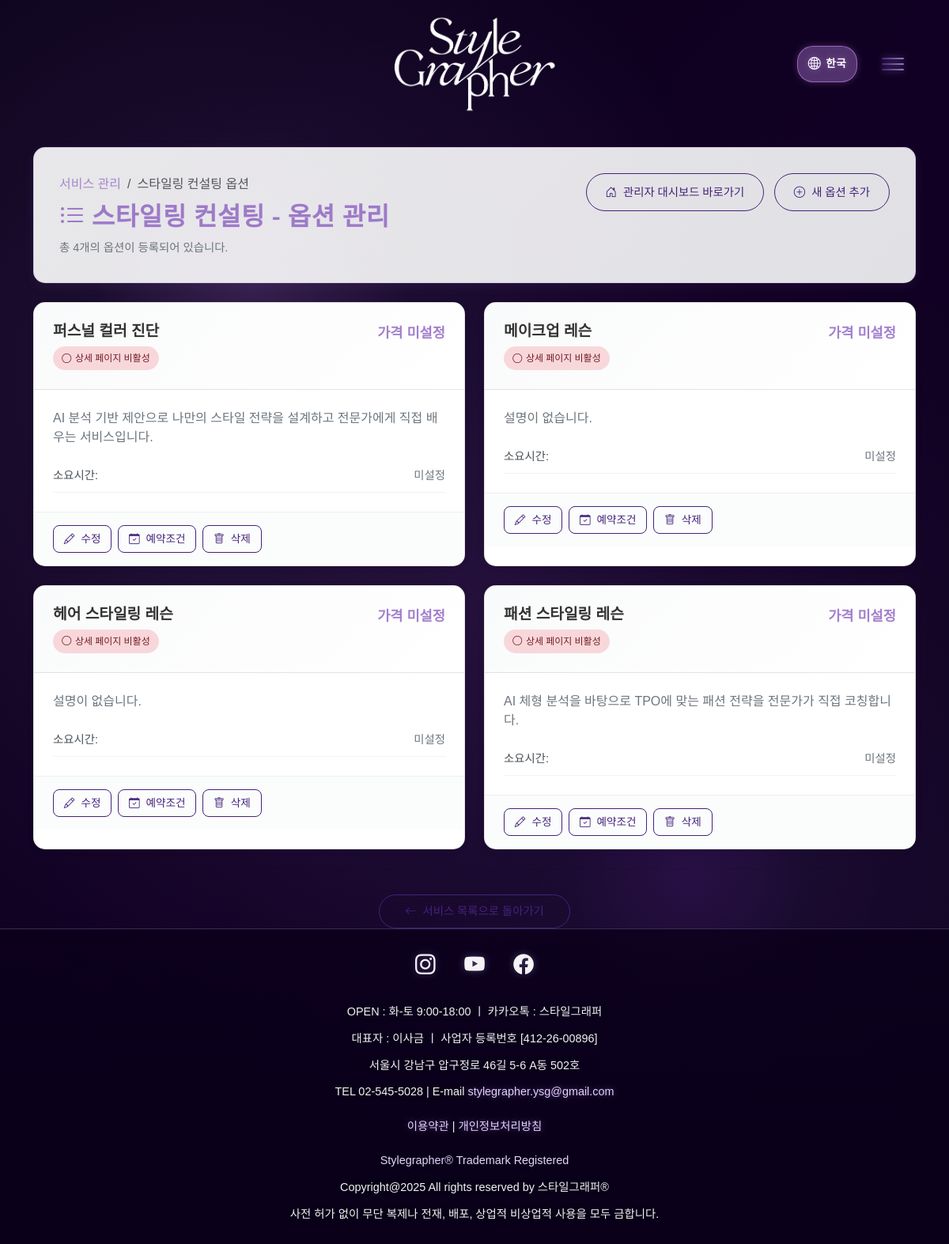
/admin/services/2/options (signed in), run on the app's committed database.
### models.py (models this page shows)
class Service(db.Model):
    id = db.Column(db.Integer, primary_key=True)
    name = db.Column(db.String(100), nullable=False)
    description = db.Column(db.Text, nullable=False)
    category = db.Column(db.String(50))
    details = db.Column(db.Text)  # JSON 형식으로 저장
    packages = db.Column(db.Text)  # JSON 형식으로 저장

class ServiceOption(db.Model):
    id = db.Column(db.Integer, primary_key=True)
    service_id = db.Column(db.Integer, db.ForeignKey('service.id'), nullable=False)
    name = db.Column(db.String(100), nullable=False)
    description = db.Column(db.Text)  # 기본 설명 - index page 카드에 표시
    detailed_description = db.Column(db.Text)  # 상세 설명 - 서비스 상세 페이지에 표시
    details = db.Column(db.Text)  # JSON 형식으로 저장 (상세 내용 리스트)
    packages = db.Column(db.Text)  # JSON 형식으로 저장 (패키지 및 가격 정보)
    booking_method = db.Column(db.Text)  # 예약 방법
    payment_info = db.Column(db.Text)  # 제작비 결제 방식
    guide_info = db.Column(db.Text)  # 안내 사항
    refund_policy = db.Column(db.Text)  # 예약 변경 및 환불 규정 (구 버전 호환용)
    refund_policy_text = db.Column(db.Text)  # 환불 규정 기본 안내
    refund_policy_table = db.Column(db.Text)  # 환불 규정 테이블 데이터
    overtime_charge_table = db.Column(db.Text)  # 시간외 업차지 테이블 데이터
    service = db.relationship('Service', backref=db.backref('options', lazy=True, cascade="all, delete-orphan"))

### routes/admin.py (the view)
@admin.route('/services/<int:service_id>/options')
@login_required
def list_options(service_id):
    service = Service.query.get_or_404(service_id)
    return render_template('admin/options.html', service=service)

### models.py (called while the page is built)
    @classmethod
    def get_current_settings(cls):
        settings = cls.query.first()
        return settings

    def get_main_color_rgb(self):
        return f"{self.main_color_r}, {self.main_color_g}, {self.main_color_b}"

    def get_sub_color_rgb(self):
        return f"{self.sub_color_r}, {self.sub_color_g}, {self.sub_color_b}"

    def get_background_color_rgb(self):
        return f"{self.background_color_r}, {self.background_color_g}, {self.background_color_b}"

    def get_main_color_hex(self):
        return f"#{self.main_color_r:02x}{self.main_color_g:02x}{self.main_color_b:02x}"

    def get_sub_color_hex(self):
        return f"#{self.sub_color_r:02x}{self.sub_color_g:02x}{self.sub_color_b:02x}"

    def get_background_color_hex(self):
        return f"#{self.background_color_r:02x}{self.background_color_g:02x}{self.background_color_b:02x}"

### utils/security.py (called while the page is built)
def add_security_headers(response):
    response.headers['X-Content-Type-Options'] = 'nosniff'
    response.headers['X-Frame-Options'] = 'DENY'
    response.headers['X-XSS-Protection'] = '1; mode=block'
    response.headers['Strict-Transport-Security'] = 'max-age=31536000; includeSubDomains'
    response.headers['Referrer-Policy'] = 'strict-origin-when-cross-origin'
    response.headers['Permissions-Policy'] = 'geolocation=(), microphone=(), camera=()'
    response.headers['Content-Security-Policy'] = "default-src 'self'; script-src 'self' 'unsafe-inline' 'unsafe-eval' https://cdn.jsdelivr.net https://ajax.googleapis.com; style-src 'self' 'unsafe-inline' https://fonts.googleapis.com https://cdn.jsdelivr.net; font-src 'self' https://fonts.gstatic.com https://cdn.jsdelivr.net; img-src 'self' data: https:; connect-src 'self'"
    return response

def is_suspicious_request():
    client_ip = get_client_ip()
    user_agent = request.headers.get('User-Agent', '').lower()
    path = request.path.lower()
    if client_ip in BLOCKED_IPS:
        return True, f"Blocked IP: {client_ip}"
    for suspicious_path in SUSPICIOUS_PATHS:
        if suspicious_path in path:
            return True, f"Suspicious path: {path}"
    for suspicious_ua in SUSPICIOUS_USER_AGENTS:
        if suspicious_ua in user_agent:
            return True, f"Suspicious User-Agent: {user_agent}"
    if not user_agent:
        return True, "Empty User-Agent"
    return False, None

### templates/admin/options.html (shortened to what this page needs)
{% extends "base.html" %}
{% block content %}
<div class="container mt-4">
    <div class="admin-header mb-4">
        <div class="header-content">
            <nav aria-label="breadcrumb">
                <ol class="breadcrumb">
                    <li class="breadcrumb-item">
                        <a href="{{ url_for('admin.list_services') }}">서비스 관리</a>
                    </li>
                    <li class="breadcrumb-item active">{{ service.name }} 옵션</li>
                </ol>
            </nav>
            <h2 class="admin-title">
                <i class="bi bi-list-ul"></i> {{ service.name }} - 옵션 관리
            </h2>
            <p class="service-info">총 {{ service.options|length }}개의 옵션이 등록되어 있습니다.</p>
        </div>
        <div class="admin-actions">
            <a href="{{ url_for('admin.dashboard') }}" class="btn btn-outline-primary me-2">
                <i class="bi bi-house-door"></i> 관리자 대시보드 바로가기
            </a>
            <a href="{{ url_for('admin.add_option', service_id=service.id) }}" class="btn btn-primary">
                <i class="bi bi-plus-circle"></i> 새 옵션 추가
            </a>
        </div>
    </div>
    {% if service.options %}
    <div class="options-grid">
        {% for option in service.options %}
        <div class="option-card">
            <div class="option-card-header">
                <div class="option-info">
                    <h4 class="option-name">{{ option.name }}</h4>
                    {% if option.has_detail_page %}
                    <div class="detail-page-badge active">
                        <i class="bi bi-check-circle-fill"></i> 상세 페이지 활성
                    </div>
                    {% else %}
                    <div class="detail-page-badge inactive">
                        <i class="bi bi-circle"></i> 상세 페이지 비활성
                    </div>
                    {% endif %}
                </div>
                <div class="option-price">
                    {% if option.price %}
                    <span class="price-amount">{{ option.price }}원</span>
                    {% else %}
                    <span class="price-amount">가격 미설정</span>
                    {% endif %}
                </div>
            </div>
            <div class="option-card-body">
                <div class="option-description">
                    <p>{{ option.description or '설명이 없습니다.' }}</p>
                </div>
                <div class="option-details">
                    <div class="detail-item">
                        <span class="detail-label">소요시간:</span>
                        <span class="detail-value">{{ option.duration or '미설정' }}</span>
                    </div>
                </div>
            </div>
            <div class="option-card-actions">
                <a href="{{ url_for('admin.edit_option', option_id=option.id) }}"
                   class="btn btn-sm btn-outline-primary">
                    <i class="bi bi-pencil"></i> 수정
                </a>
                <a href="{{ url_for('admin.edit_option', option_id=option.id) }}#booking-conditions"
                   class="btn btn-sm btn-outline-secondary">
                    <i class="bi bi-calendar-check"></i> 예약조건
                </a>
                <button onclick="confirmDeleteOption({{ option.id }}, {{ option.name | tojson }})"
                        class="btn btn-sm btn-outline-danger">
                    <i class="bi bi-trash"></i> 삭제
                </button>
            </div>
        </div>
        {% endfor %}
    </div>
    {% endif %}
    <div class="back-navigation mt-4">
        <a href="{{ url_for('admin.list_services') }}" class="btn btn-secondary">
            <i class="bi bi-arrow-left"></i> 서비스 목록으로 돌아가기
        </a>
    </div>
</div>
{% endblock %}

### static/css/style.css (style rules this page uses)
:root { --deep-violet: #120024; --rich-black: #0A001A; --neon-lavender: #F8F4FF; --electric-violet: #E8DCFF; --soft-violet: #F0E8FF; --glow-start: rgba(253, 252, 255, 0.9); --glow-end: rgba(200, 170, 255, 0.7); --text-primary: #FFFFFF; --text-secondary: rgba(255, 255, 255, 0.95); --text-muted: rgba(255, 255, 255, 0.85); --glass-bg: rgba(18, 0, 36, 0.85); --glass-border: rgba(200, 170, 255, 0.3); --glass-blur: 20px; --neon-glow: 0 0 20px rgba(200, 170, 255, 0.5), 0 0 40px rgba(180, 140, 255, 0.3); --card-shadow: 0 8px 32px rgba(0, 0, 0, 0.4); --hover-glow: 0 0 30px rgba(200, 170, 255, 0.6), 0 0 60px rgba(180, 140, 255, 0.4); --transition-smooth: all 0.4s cubic-bezier(0.4, 0, 0.2, 1); --transition-fast: all 0.2s ease; --main-color-rgb: 253, 252, 255; --sub-color-rgb: 200, 170, 255; --background-color-rgb: 18, 0, 36; --main-color: rgb(var(--main-color-rgb)); --sub-color: rgb(var(--sub-color-rgb)); --background-color: rgb(var(--background-color-rgb)); --main-color-alpha: rgba(var(--main-color-rgb), 0.9); --sub-color-alpha: rgba(var(--sub-color-rgb), 0.8); }
* { margin: 0; padding: 0; box-sizing: border-box; }
html { scroll-behavior: smooth; }
body { font-family: 'Noto Sans KR', -apple-system, BlinkMacSystemFont, 'Segoe UI', sans-serif; background: linear-gradient(135deg, var(--rich-black) 0%, var(--deep-violet) 50%, var(--rich-black) 100%); background-attachment: fixed; color: var(--text-primary); line-height: 1.7; min-height: 100vh; overflow-x: hidden; }
body::before { content: ''; position: fixed; top: 0; left: 0; width: 100%; height: 100%; background-image: radial-gradient(ellipse at 20% 30%, rgba(200, 170, 255, 0.1) 0%, transparent 50%), radial-gradient(ellipse at 80% 70%, rgba(180, 140, 255, 0.08) 0%, transparent 50%), radial-gradient(ellipse at 50% 50%, rgba(180, 140, 255, 0.05) 0%, transparent 70%); pointer-events: none; z-index: -1; }
h1, h2, h3 { font-family: 'Cormorant Garamond', 'Nanum Myeongjo', Georgia, serif; font-weight: 500; letter-spacing: 0.02em; }
.btn, .btn-primary, .btn-outline-primary { background: transparent; border: 1px solid var(--neon-lavender); color: var(--neon-lavender); padding: 0.6rem 2rem; border-radius: 30px; font-size: 0.9rem; font-weight: 500; transition: var(--transition-smooth); text-decoration: none; display: inline-flex; align-items: center; justify-content: center; gap: 0.5rem; position: relative; overflow: hidden; cursor: pointer; }
.btn::before, .btn-primary::before { content: ''; position: absolute; top: 0; left: -100%; width: 100%; height: 100%; background: linear-gradient(90deg, transparent, rgba(200, 170, 255, 0.3), transparent); transition: var(--transition-smooth); }
.btn-sm { padding: 0.35rem 1.2rem; font-size: 0.8rem; }

### data on the page
Service: name "스타일링 컨설팅"
ServiceOption: name "퍼스널 컬러 진단", description "AI 분석 기반 제안으로 나만의 스타일 전략을 설계하고 전문가에게 직접 배우는 서비스입니다.", duration "미설정"
ServiceOption: name "메이크업 레슨", description "설명이 없습니다.", duration "미설정"
ServiceOption: name "헤어 스타일링 레슨", description "설명이 없습니다.", duration "미설정"
ServiceOption: name "패션 스타일링 레슨", description "AI 체형 분석을 바탕으로 TPO에 맞는 패션 전략을 전문가가 직접 코칭합니다.", duration "미설정"

### other printed values
{{ service.options|length }} "4"
